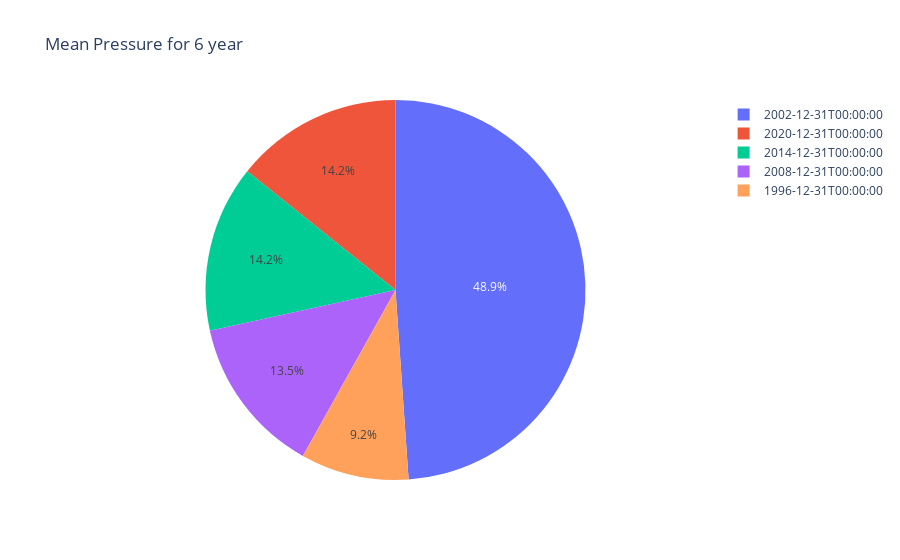

Here is the notebook cell this chart was saved with:
### Code cell
result15=df['Pressure'].resample('6YE').mean()
px.pie(result15,result15.index,result15.values,title='Mean Pressure for 6 year')

### Figure 1 — Plotly figure (JSON) as saved in the notebook; plotly's stock layout.template omitted (floating-point values rounded to 4 significant figures)
{"data": [{"domain": {"x": [0, 1], "y": [0, 1]}, "hovertemplate": "date=%{label}<br>value=%{value}<extra></extra>", "labels": ["1996-12-31T00:00:00", "2002-12-31T00:00:00", "2008-12-31T00:00:00", "2014-12-31T00:00:00", "2020-12-31T00:00:00"], "legendgroup": "", "name": "", "showlegend": true, "type": "pie", "values": [653.5, 3472.0, 955.7, 1007.0, 1011.0]}], "layout": {"legend": {"tracegroupgap": 0}, "title": {"text": "Mean Pressure for 6 year"}}}
